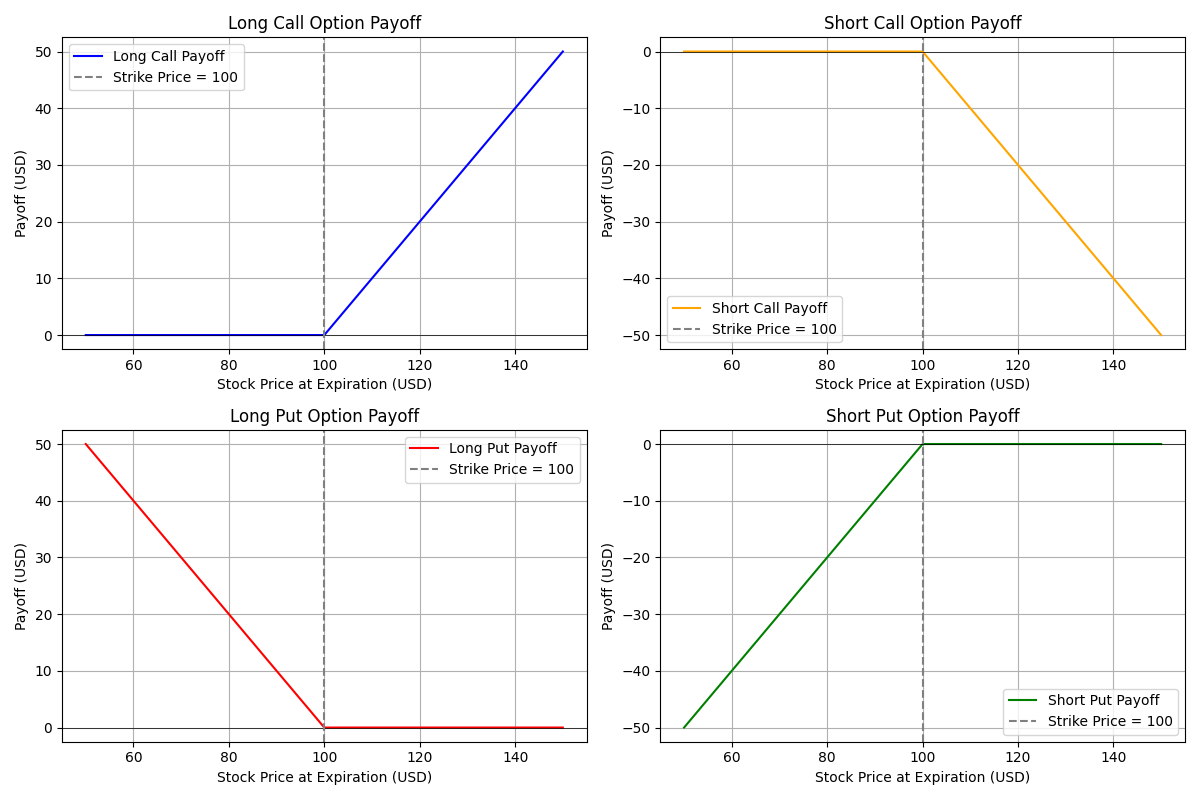

Write Python code to recreate this figure.
import numpy as np
import matplotlib.pyplot as plt

if __name__ == "__main__":

    strike_price = 100
    stock_prices = np.linspace(50, 150, 400)

    long_call_payoff = np.maximum(stock_prices - strike_price, 0)
    short_call_payoff = -long_call_payoff

    long_put_payoff = np.maximum(strike_price - stock_prices, 0)
    short_put_payoff = -long_put_payoff

    plt.figure(figsize=(12, 8))

    plt.subplot(2, 2, 1)
    plt.plot(stock_prices, long_call_payoff, label='Long Call Payoff', color='blue')
    plt.axhline(0, color='black', linewidth=0.5)
    plt.axvline(strike_price, color='gray', linestyle='--', label=f'Strike Price = {strike_price}')
    plt.title('Long Call Option Payoff')
    plt.xlabel('Stock Price at Expiration (USD)')
    plt.ylabel('Payoff (USD)')
    plt.legend()
    plt.grid(True)

    plt.subplot(2, 2, 2)
    plt.plot(stock_prices, short_call_payoff, label='Short Call Payoff', color='orange')
    plt.axhline(0, color='black', linewidth=0.5)
    plt.axvline(strike_price, color='gray', linestyle='--', label=f'Strike Price = {strike_price}')
    plt.title('Short Call Option Payoff')
    plt.xlabel('Stock Price at Expiration (USD)')
    plt.ylabel('Payoff (USD)')
    plt.legend()
    plt.grid(True)

    plt.subplot(2, 2, 3)
    plt.plot(stock_prices, long_put_payoff, label='Long Put Payoff', color='red')
    plt.axhline(0, color='black', linewidth=0.5)
    plt.axvline(strike_price, color='gray', linestyle='--', label=f'Strike Price = {strike_price}')
    plt.title('Long Put Option Payoff')
    plt.xlabel('Stock Price at Expiration (USD)')
    plt.ylabel('Payoff (USD)')
    plt.legend()
    plt.grid(True)

    plt.subplot(2, 2, 4)
    plt.plot(stock_prices, short_put_payoff, label='Short Put Payoff', color='green')
    plt.axhline(0, color='black', linewidth=0.5)
    plt.axvline(strike_price, color='gray', linestyle='--', label=f'Strike Price = {strike_price}')
    plt.title('Short Put Option Payoff')
    plt.xlabel('Stock Price at Expiration (USD)')
    plt.ylabel('Payoff (USD)')
    plt.legend()
    plt.grid(True)

    plt.tight_layout()

    plt.savefig('option_payoff.png')
